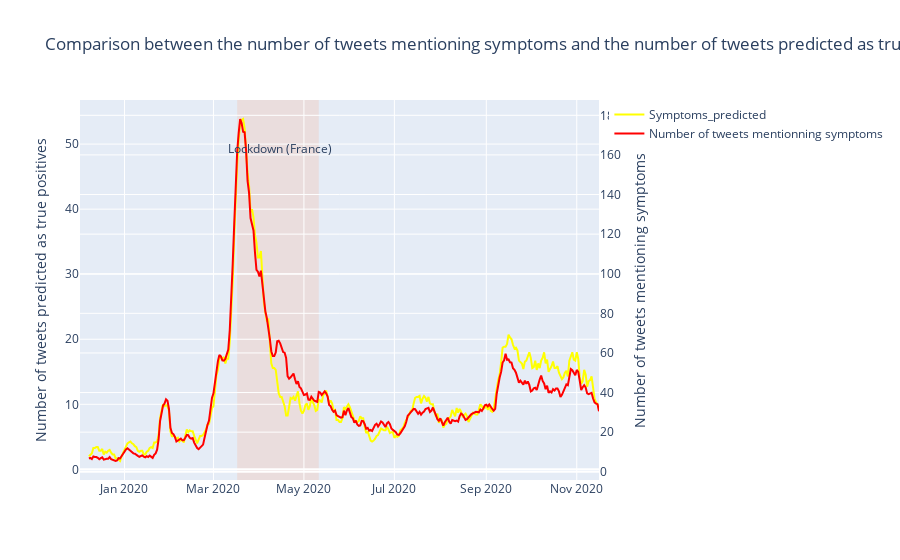

Notebook cell for this chart:
### Code cell
def plot_true_positives() :
    traces=[]


    traces.append(go.Scatter(x = tweets_day['day'], 
                            y = tweets_day['n_true_positive'].rolling(7).mean(),
                            mode = 'lines',
                             name = 'Symptoms_predicted',
                            line=dict(color='yellow'),
                             yaxis='y1'))
    
    traces.append(go.Scatter(x = tweets_day['day'], 
                            y = tweets_day['n_symptom'].rolling(7).mean(),
                            mode = 'lines',
                             name = 'Number of tweets mentionning symptoms',
                            line=dict(color='red'),
                             yaxis='y2'))
    
    layout = go.Layout(title="Comparison between the number of tweets mentioning symptoms and the number of tweets predicted as true positives",
                       yaxis=dict(title='Number of tweets predicted as true positives'),
                       yaxis2=dict(title='Number of tweets mentioning symptoms',
                                   overlaying='y',
                                   side='right'))
    fig = go.Figure(traces, layout)
    
    fig.add_shape(dict(type="rect",
                       yref='paper',
                       x0='2020-03-17',
                       y0=0,
                       x1='2020-05-11',
                       y1=1,
                       fillcolor="LightSalmon",
                       opacity=0.2,
                       layer='below',
                       line_width=0))
    
    fig.update_layout(annotations=[dict(
        x='2020-04-15',
        y=0.9,
        yref="paper",
        text="Lockdown (France)", showarrow=False)])
    
    py.iplot(fig)
plot_true_positives()

### Figure 1 — Plotly figure (JSON) as saved in the notebook; plotly's stock layout.template omitted (floating-point values rounded to 4 significant figures; data arrays with more than 128 entries replaced by an {"elided": "..."} marker saying what was removed)
{"data": [{"line": {"color": "yellow"}, "mode": "lines", "name": "Symptoms_predicted", "type": "scatter", "x": {"elided": "351 str values"}, "y": {"elided": "351 float values"}, "yaxis": "y"}, {"line": {"color": "red"}, "mode": "lines", "name": "Number of tweets mentionning symptoms", "type": "scatter", "x": {"elided": "351 str values"}, "y": {"elided": "351 float values"}, "yaxis": "y2"}], "layout": {"annotations": [{"showarrow": false, "text": "Lockdown (France)", "x": "2020-04-15", "y": 0.9, "yref": "paper"}], "shapes": [{"fillcolor": "LightSalmon", "layer": "below", "line": {"width": 0}, "opacity": 0.2, "type": "rect", "x0": "2020-03-17", "x1": "2020-05-11", "y0": 0, "y1": 1, "yref": "paper"}], "title": {"text": "Comparison between the number of tweets mentioning symptoms and the number of tweets predicted as true positives"}, "yaxis": {"title": {"text": "Number of tweets predicted as true positives"}}, "yaxis2": {"overlaying": "y", "side": "right", "title": {"text": "Number of tweets mentioning symptoms"}}}}
